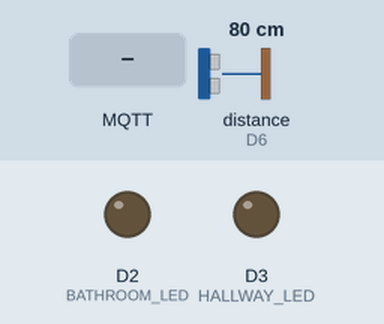
Recording of a sketch running on a simulated Arduino MKR. Parts: output pins drawn as LEDs (lit = HIGH). The inputs (shaded band) are chosen by the test bench; at power-on: distance to the obstacle (sensor on D6) 80 cm. The echo pulse lasts 58.3 µs per cm; WiFi joins after 1.5 s; servers stay silent unless stated; random numbers use the default seed unless the sketch sets one; no MQTT or app messages arrive unless stated; web services answer with replies made up by the test bench; pins used as bus, display or sensor lines are not drawn; what the sketch prints to the serial monitor is not drawn.

Above: at 7.4 s.
7.5 s: MQTT message "1" arrives on the first subscribed topic
At 8.4 s:
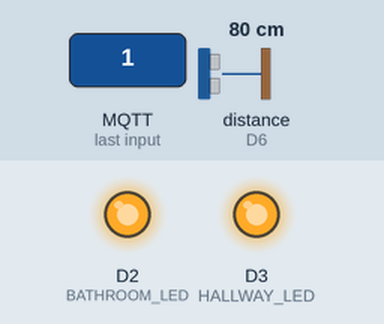
9.0 s: distance to the obstacle (sensor on D6) set to 4 cm
10.5 s: MQTT message "on" arrives on the first subscribed topic
12.0 s: MQTT message "0" arrives on the first subscribed topic
Timing chart, 0 to 14.7 s (numbered marks = the images above; inputs shaded):
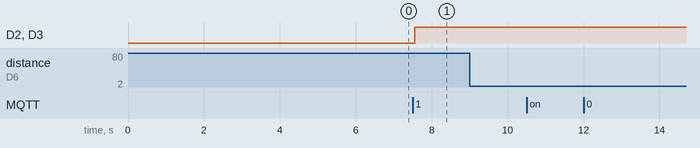

The sketch:

3.2C.ino
```cpp
#include <WiFiNINA.h>
#include <PubSubClient.h>

const char* myName = "rinsorinco";

char ssid[] = "Pixel_9715";

char MQTT_SERVER[] = "broker.emqx.io";
int MQTT_PORT = 1883;
char* MQTT_TOPIC_WAVE = "ES/Wave";
char* MQTT_TOPIC_PAT = "ES/Pat";

char IFFT_HOST[] = "maker.ifttt.com";
String IFFT_PATH = "/trigger/3wave/with/key/5pwrVvgV7MTNS00sAB-yG";  // Event name set in IFTTT

#define TRIGGER 5
#define ECHO 6

#define BATHROOM_LED 2
#define HALLWAY_LED 3

#define DIST_THRESHOLD_PAT_MAX 12
#define DIST_THRESHOLD_WAVE_MAX 30

bool gestureTriggered = false;
int waveCount = 0;

WiFiClient wifiClient;
PubSubClient mqttClient(wifiClient);
WiFiSSLClient sslClient;

void send_3wave_event() {
  Serial.println("Sending 3 wave received event to IFFT");
  wifiClient.connect(IFFT_HOST, 80);

  wifiClient.println("GET " + IFFT_PATH + " HTTP/1.1");
  wifiClient.println("Host: " + String(IFFT_HOST));
  wifiClient.println("Connection: close");
  wifiClient.println();


  while (wifiClient.connected()) {
    if (wifiClient.available()) {
      char ch = wifiClient.read();
      Serial.print(ch);
    }
  }
}

void set_wifi() {
  if (WiFi.status() != WL_CONNECTED) {
    Serial.print("Attempting to connect to SSID: ");
    Serial.println(ssid);
    while (WiFi.status() != WL_CONNECTED) {
      WiFi.begin(ssid);
      Serial.print(".");
      delay(5000);
    }
    Serial.println("\nConnected.");
  }
}

void mqttCallback(char* topic, byte* payload, unsigned int length) {
  Serial.print("Message arrived on topic [");
  Serial.print(topic);
  Serial.print("]: ");

  String message = "";
  for (unsigned int i = 0; i < length; i++) {
    message += (char)payload[i];
  }
  Serial.println(message);

  if (String(topic) == MQTT_TOPIC_WAVE) {
    digitalWrite(BATHROOM_LED, HIGH);
    digitalWrite(HALLWAY_LED, HIGH);
    Serial.println("Action: Both LEDs turned ON");

    waveCount++;
    Serial.print("SIT730 Tracker: Wave detected. State sequence: (");
    Serial.print(waveCount);
    Serial.println("/3)");

    if (waveCount >= 3) {
      send_3wave_event();
      waveCount = 0;  // Clear state machine for safety
    }
  } else if (String(topic) == MQTT_TOPIC_PAT) {
    digitalWrite(BATHROOM_LED, LOW);
    digitalWrite(HALLWAY_LED, LOW);
    Serial.println("Action: Both LEDs turned OFF");
  }
}

void reconnectMQTT() {
  while (!mqttClient.connected()) {
    Serial.print("Attempting MQTT connection...");
    String clientId = "SIT730-Client-";
    clientId += String(random(0xffff), HEX);

    if (mqttClient.connect(clientId.c_str())) {
      Serial.println("connected");
      mqttClient.subscribe(MQTT_TOPIC_WAVE);
      mqttClient.subscribe(MQTT_TOPIC_PAT);
    } else {
      Serial.print("failed, rc=");
      Serial.print(mqttClient.state());
      Serial.println(" retrying in 5 seconds...");
      delay(5000);
    }
  }
}

long getDistance() {
  digitalWrite(TRIGGER, LOW);
  delayMicroseconds(2);
  digitalWrite(TRIGGER, HIGH);
  delayMicroseconds(10);
  digitalWrite(TRIGGER, LOW);

  long duration = pulseIn(ECHO, HIGH, 30000);
  if (duration == 0) return 999;

  return duration * 0.034 / 2;
}

void setup() {
  Serial.begin(9600);


  pinMode(TRIGGER, OUTPUT);
  pinMode(ECHO, INPUT);
  pinMode(BATHROOM_LED, OUTPUT);
  pinMode(HALLWAY_LED, OUTPUT);

  digitalWrite(BATHROOM_LED, LOW);
  digitalWrite(HALLWAY_LED, LOW);

  mqttClient.setServer(MQTT_SERVER, MQTT_PORT);
  mqttClient.setCallback(mqttCallback);
}

void loop() {

  set_wifi();

  if (!mqttClient.connected()) {
    reconnectMQTT();
  }
  mqttClient.loop();

  long distance = getDistance();
  Serial.println(distance);
  if (distance >= 2 && distance <= DIST_THRESHOLD_WAVE_MAX) {
    if (!gestureTriggered) {
      gestureTriggered = true;

      if (distance <= DIST_THRESHOLD_PAT_MAX) {
        Serial.print("Local Gesture Detected: PAT (Distance: ");
        Serial.print(distance);
        Serial.println("cm)");
        mqttClient.publish(MQTT_TOPIC_PAT, myName);
      } else {
        Serial.print("Local Gesture Detected: WAVE (Distance: ");
        Serial.print(distance);
        Serial.println("cm)");
        mqttClient.publish(MQTT_TOPIC_WAVE, myName);
      }
    }
  } else {
    gestureTriggered = false;
  }

  delay(50);
}
```

Measured:
- after the input at 7.5 s, D2 (BATHROOM_LED), D3 (HALLWAY_LED): LOW → HIGH after 0.05 s
- after the input at 9.0 s, every drawn part: stays the same
- after the input at 10.5 s, every drawn part: stays the same
- after the input at 12.0 s, every drawn part: stays the same
